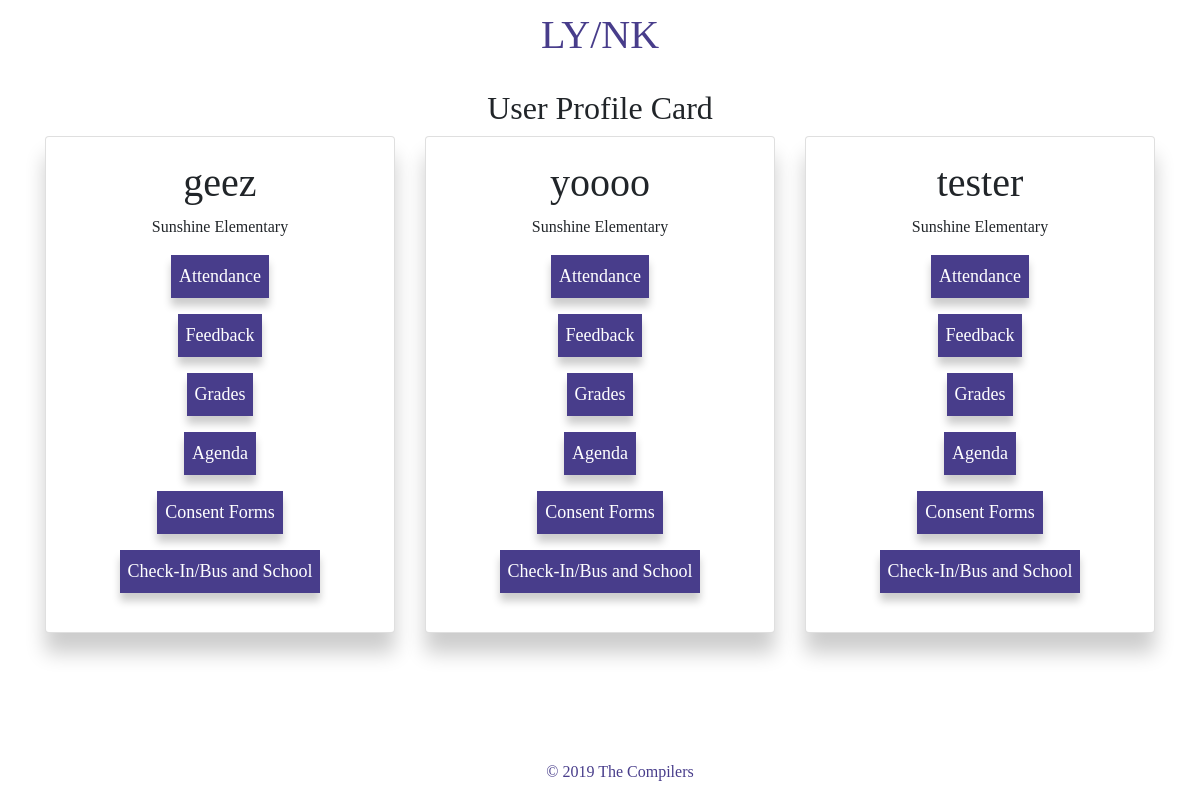
Page /parentHome/ on the earlier database version.
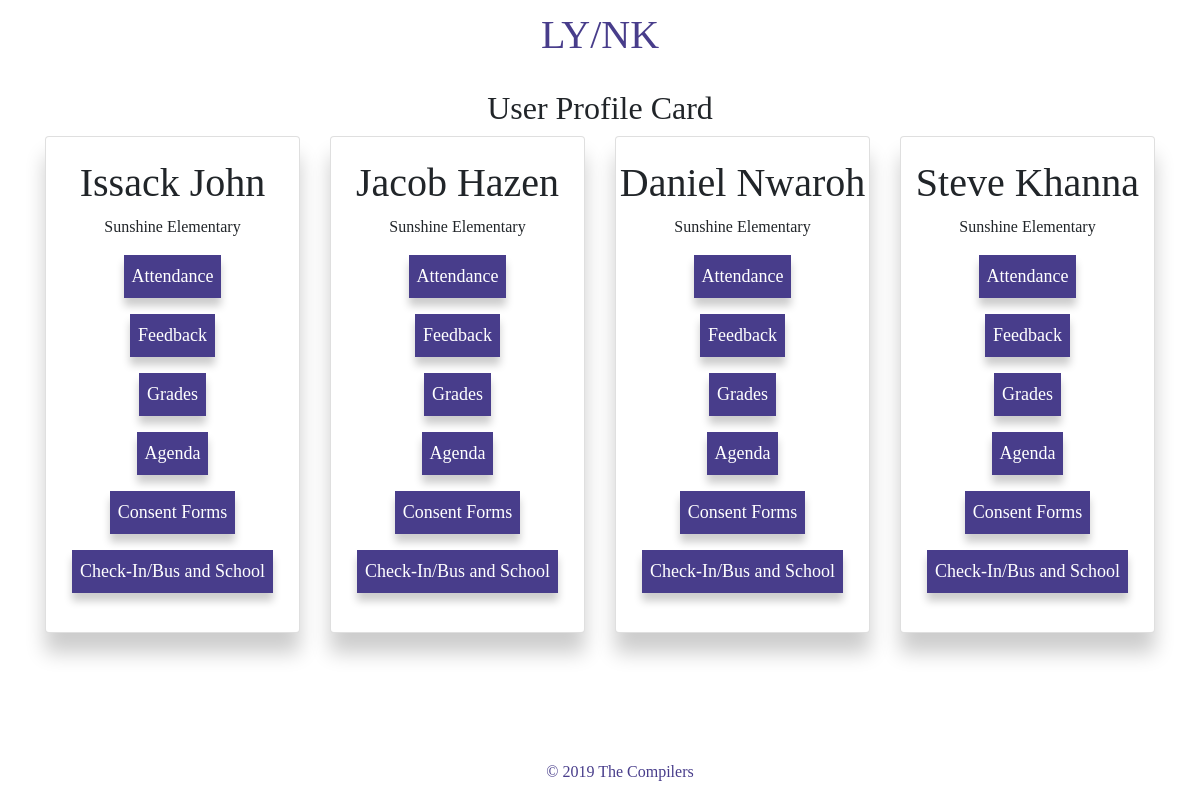
Same page on the later database version.
### compillerwebsite/models.py (models this page shows, shortened)
class Student(models.Model):
    name = models.CharField(max_length=100)
    level = models.CharField(max_length=1000)
    phone = models.CharField(max_length=100, blank=True)
    address = models.CharField(max_length=1000, blank=True)
    bio = models.TextField()

### compillerwebsite/views.py (the view)
# urls.py: 2. Add a URL to urlpatterns:  path('', views.home, name='home')
def home(request):
    context = {
        'all_students': Student.objects.all()
    }
    return render(request, 'parentHome.html', context)

### templates/parentHome.html
{% extends "base.html" %}
{% block content %}
    <h2>User Profile Card</h2>
    <div class ="card-deck">
    {% for student in all_students %}
        <div class="card">
            <h1>{{ student.name }}</h1>
            <p>Sunshine Elementary</p>
            <p><a href="/parentAttendance"><button>Attendance</button></a></p>
            <p><a href="/student_feedback/{{ student.id }}"><button>Feedback</button></a></p>
            <p><a href="/student_grade/{{ student.id }}"><button>Grades</button></a></p>
            <p><a href="/parentAgenda"><button>Agenda</button></a></p>
            <p><a href="/parentConsent"><button>Consent Forms</button></a></p>
            <p><a href="/parentCheckIn"><button>Check-In/Bus and School</button></a></p>
        </div>
  {% endfor %}
    </div>
{% endblock content %}

### templates/base.html (shortened to what this page needs)
{% load static %}
<!DOCTYPE html>
<html lang="en">
<head>
    <link rel="stylesheet" href="https://maxcdn.bootstrapcdn.com/bootstrap/4.1.3/css/bootstrap.min.css">
    <link rel="stylesheet" type="text/css" href="{% static 'css/style.css' %}" />
</head>
<body>
<div class="container">
    <div class ="flex-container">
        <header>
            <a href="/parentHome"><h1>LY/NK</h1></a>
        </header>
        <div class="site-container">
            {% block content %}{% endblock %}
        </div>
        <footer>
            <ul class="copyright">
                &copy; 2019 The Compilers
            </ul>
        </footer>
    </div>
</div>
</body>
</html>

### static/css/style.css (style rules this page uses)
body { margin: 0; padding: 0; font-family: "Avenir Next";; }
.flex-container { display: flex; flex-direction: column; min-height:100vh; }
header { margin-top: 1%; display: flex; flex-direction: column; align-items: center; }
header h1 { text-decoration: none; color: darkslateblue; }
h2 { padding-top:2%; text-align:center; }
footer { display: flex; flex-direction: column; align-items: center; color: darkslateblue; }
.site-container { flex: 1; }
.card { padding-top: 2%; padding-bottom: 2%; display: flex; flex-direction: column; align-items: center; box-shadow: 0 20px 20px 0 rgba(0, 0, 0, 0.2); max-width: 100%; text-align: center; flex: 1; }
.card a { text-decoration: none; }
button { box-shadow: 0 8px 8px 0 rgba(0, 0, 0, 0.2); border: none; outline: 0; display: flex; flex-direction: column; align-items: center; padding: 8px; color: white; background-color: darkslateblue; text-align: center; cursor: pointer; font-size: 18px; }

Differences in the rows shown:
removed Student: name "geez"
removed Student: name "yoooo"
removed Student: name "tester"
added Student: name "Issack John"
added Student: name "Jacob Hazen"
added Student: name "Daniel Nwaroh"
added Student: name "Steve Khanna"
